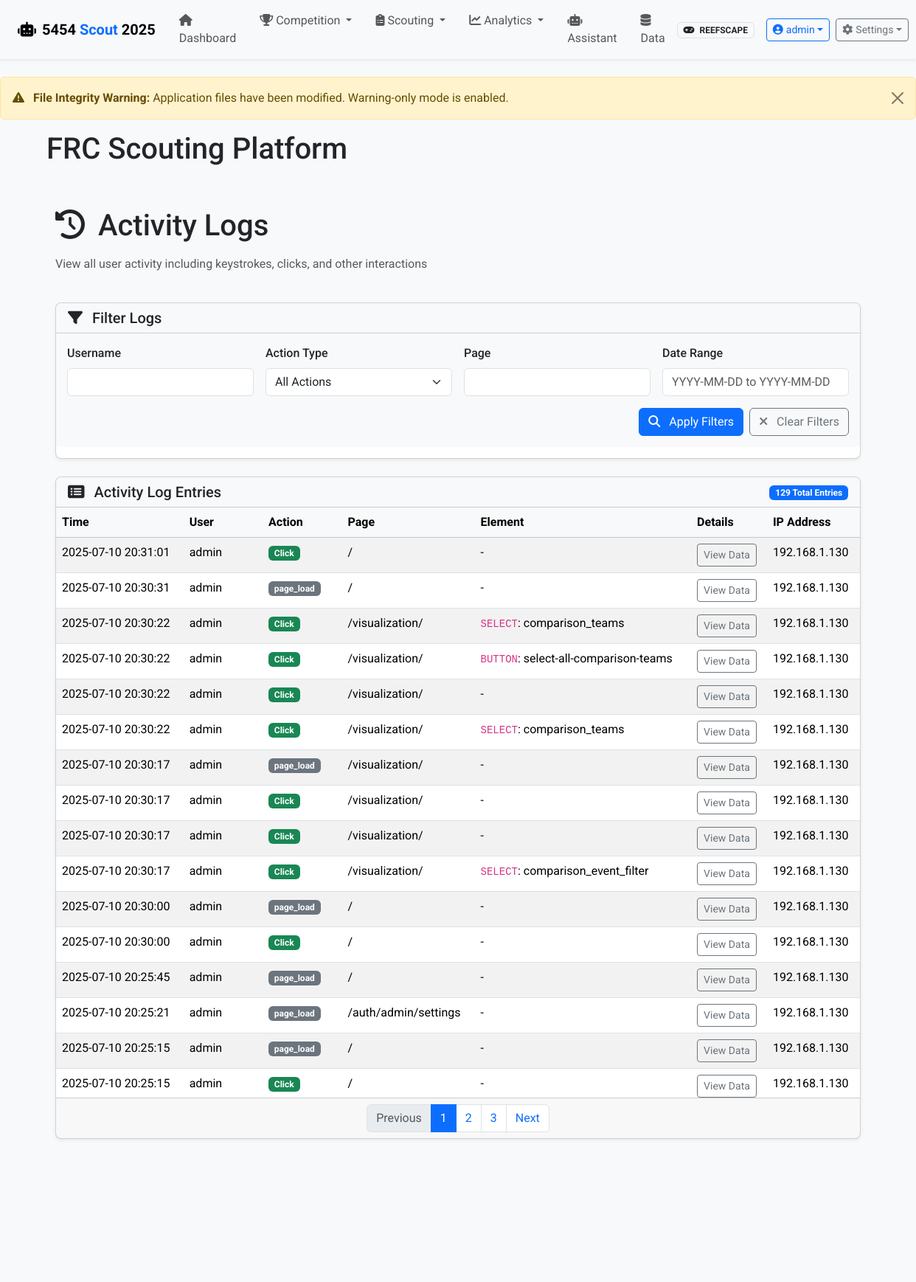
The page /activity/logs (signed in, upper part) on the database as committed earlier.
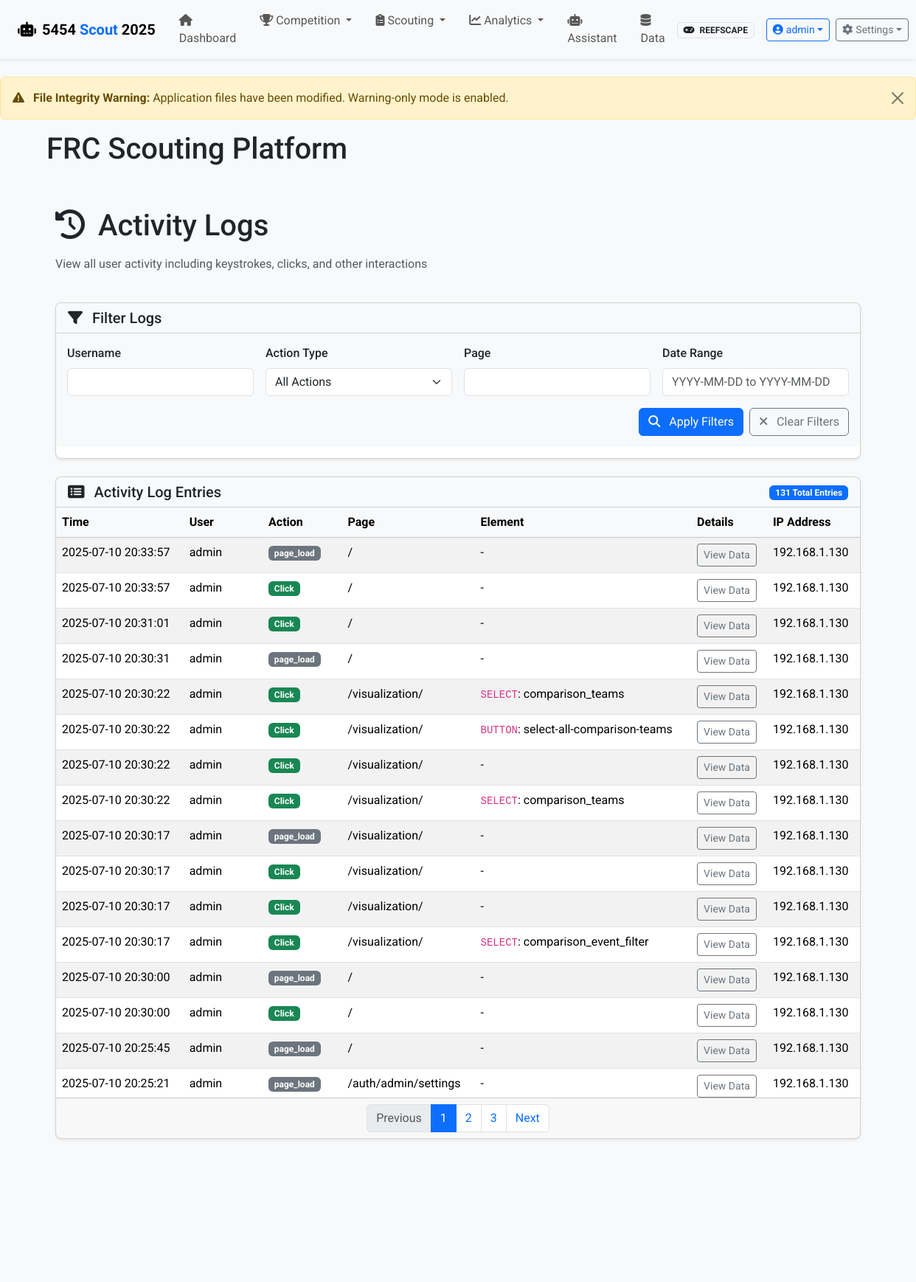
The same page on the database as committed later.
### app/models.py (models this page shows, shortened)
class ActivityLog(db.Model):
    id = db.Column(db.Integer, primary_key=True)
    user_id = db.Column(db.Integer, db.ForeignKey('user.id'), nullable=True)
    username = db.Column(db.String(80))  # Store username directly for quicker access
    timestamp = db.Column(db.DateTime, default=datetime.utcnow)
    action_type = db.Column(db.String(50))  # e.g., 'keystroke', 'button_click', 'form_submit', 'page_view'
    page = db.Column(db.String(200))  # The page/route where action occurred
    element_id = db.Column(db.String(100), nullable=True)  # ID of UI element (if applicable)
    element_type = db.Column(db.String(50), nullable=True)  # Type of element (button, input, etc.)
    data = db.Column(db.Text, nullable=True)  # JSON data with action details
    ip_address = db.Column(db.String(50), nullable=True)
    user_agent = db.Column(db.String(255), nullable=True)
    user = db.relationship('User', backref=db.backref('activity_logs', lazy=True))

### app/routes/activity.py (the view, shortened to what this page needs)
@activity_bp.route('/logs', methods=['GET'])
@login_required
def view_logs():
    if not current_user.has_role('admin'):
        return "Access denied: Admin privileges required", 403
    username = request.args.get('username', '')
    action_type = request.args.get('action_type', '')
    page_filter = request.args.get('page', '')
    date_range = request.args.get('date_range', '')
    query = ActivityLog.query
    if username:
        query = query.filter(ActivityLog.username.ilike(f'%{username}%'))
    if action_type:
        query = query.filter(ActivityLog.action_type == action_type)
    if page_filter:
        query = query.filter(ActivityLog.page.ilike(f'%{page_filter}%'))
    query = query.order_by(desc(ActivityLog.timestamp))
    page = request.args.get(get_page_parameter(), type=int, default=1)
    per_page = 50  # Number of logs per page
    pagination = query.paginate(page=page, per_page=per_page, error_out=False)
    logs = pagination.items
    return render_template('activity/logs.html',
                          logs=logs,
                          pagination=pagination)

### app/models.py (called while the page is built)
    def has_role(self, role_name):
        return any(role.name == role_name for role in self.roles)

### app/routes/auth.py (called while the page is built)
@bp.app_context_processor
def inject_auth_vars():
    return {
        'current_user': current_user,
        'user_has_role': lambda role: current_user.is_authenticated and current_user.has_role(role)
    }

### app/utils/template_filters.py (called while the page is built)
def init_app(app):
    @app.template_filter('prettify_json')
    def prettify_json(value):
        try:
            if value:
                parsed = json.loads(value)
                return json.dumps(parsed, indent=2)
            return "{}"
        except Exception:
            return value

### run.py (called while the page is built)
@app.before_request
def check_first_run():
    if not User.query.first() and request.path != '/auth/login':
        flash('Database is being initialized. Please wait...', 'info')
        return redirect(url_for('auth.login'))

### app/templates/activity/logs.html (shortened to what the changed rows need)
{% extends 'base.html' %}
{% block content %}
<div class="container py-4">
    <div class="row mb-4">
        <div class="col-md-12">
            <h1 class="mb-3">
                <i class="fas fa-history me-2"></i>
                Activity Logs
            </h1>
        </div>
    </div>
    <div class="row">
        <div class="col-md-12">
            <div class="card shadow-sm">
                <div class="card-header d-flex justify-content-between align-items-center bg-light">
                    <div>
                        <span class="badge bg-primary">{{ pagination.total }} Total Entries</span>
                    </div>
                </div>
                <div class="card-body p-0">
                    <div class="table-responsive logs-container">
                        <table class="table table-hover table-striped mb-0">
                            <thead class="table-light">
                                <tr>
                                    <th>Time</th>
                                    <th>User</th>
                                    <th>Action</th>
                                    <th>Page</th>
                                    <th>Element</th>
                                    <th>Details</th>
                                    <th>IP Address</th>
                                </tr>
                            </thead>
                            <tbody>
                                {% for log in logs %}
                                <tr class="log-row">
                                    <td>{{ log.timestamp.strftime('%Y-%m-%d %H:%M:%S') }}</td>
                                    <td>{{ log.username }}</td>
                                    <td>
                                        {% if log.action_type == 'keystroke' %}
                                            <span class="badge bg-danger">Keystroke</span>
                                        {% elif log.action_type == 'click' %}
                                            <span class="badge bg-success">Click</span>
                                        {% elif log.action_type == 'form_submit' %}
                                            <span class="badge bg-warning text-dark">Form Submit</span>
                                        {% elif log.action_type == 'navigation' %}
                                            <span class="badge bg-info">Navigation</span>
                                        {% else %}
                                            <span class="badge bg-secondary">{{ log.action_type }}</span>
                                        {% endif %}
                                    </td>
                                    <td>{{ log.page }}</td>
                                    <td>
                                        {% if log.element_id %}
                                            <code>{{ log.element_type }}</code>: {{ log.element_id }}
                                        {% else %}
                                            -
                                        {% endif %}
                                    </td>
                                    <td>
                                        <button class="btn btn-sm btn-outline-secondary" type="button" data-bs-toggle="collapse" data-bs-target="#logData{{ log.id }}">
                                            View Data
                                        </button>
                                    </td>
                                    <td>{{ log.ip_address }}</td>
                                </tr>
                                {% endfor %}
                            </tbody>
                        </table>
                    </div>
                </div>
                <div class="card-footer">
                    <nav aria-label="Activity log pagination">
                        <ul class="pagination justify-content-center mb-0">
                            {% for page_num in pagination.iter_pages(left_edge=1, right_edge=1, left_current=2, right_current=2) %}
                                {% if page_num %}
                                    {% if page_num == pagination.page %}
                                        <li class="page-item active">
                                            <a class="page-link" href="#">{{ page_num }}</a>
                                        </li>
                                    {% else %}
                                        <li class="page-item">
                                            <a class="page-link" href="{{ url_for('activity.view_logs', page=page_num, **request.args) }}">{{ page_num }}</a>
                                        </li>
                                    {% endif %}
                                {% else %}
                                    <li class="page-item disabled">
                                        <a class="page-link" href="#">...</a>
                                    </li>
                                {% endif %}
                            {% endfor %}
                        </ul>
                    </nav>
                </div>
            </div>
        </div>
    </div>
</div>
{% endblock %}

Rows that differ between the two databases and show on the page:
no longer on this page (row unchanged): ActivityLog: timestamp "2025-07-10 20:25:15", username "admin", action_type "page_load", page "/", ip_address "192.168.1.130"
no longer on this page (row unchanged): ActivityLog: timestamp "2025-07-10 20:25:15", username "admin", action_type "Click", page "/", ip_address "192.168.1.130"
added ActivityLog: timestamp "2025-07-10 20:33:57", username "admin", action_type "page_load", page "/", ip_address "192.168.1.130"
added ActivityLog: timestamp "2025-07-10 20:33:57", username "admin", action_type "Click", page "/", ip_address "192.168.1.130"
Other text that changed with them:
{{ pagination.total }}: "129" → "131"
